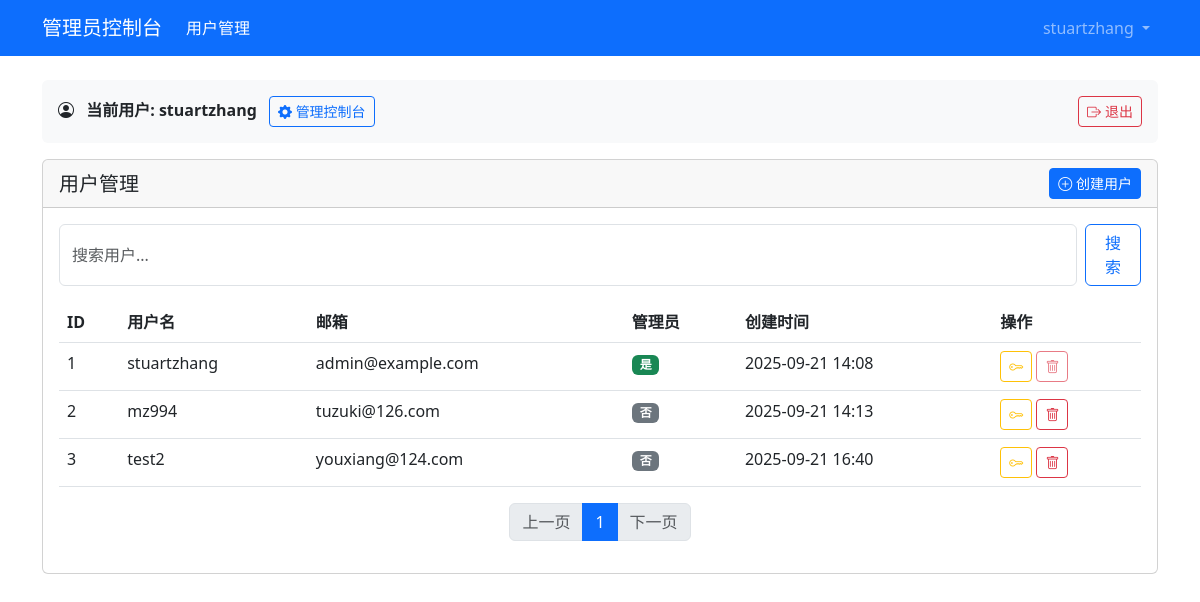
The page /admin/dashboard (signed in) on the database its author committed.
### models/user.py (models this page shows, shortened)
class User(db.Model, UserMixin):
    __tablename__ = 'users'
    id = db.Column(db.Integer, primary_key=True)
    username = db.Column(db.String(64), unique=True, index=True)
    email = db.Column(db.String(120), unique=True, index=True)
    password_hash = db.Column(db.String(128))
    is_admin = db.Column(db.Boolean, default=False)
    created_at = db.Column(db.DateTime, default=datetime.utcnow)
    tasks = db.relationship('Task', backref='user', lazy='dynamic')
    issues = db.relationship('Issue', backref='user', lazy='dynamic')
    workflows = db.relationship('Workflow', backref='user', lazy='dynamic')
    @property
    def password(self):
        raise AttributeError('密码不是可读属性')

### routes/auth_routes.py (the view)
@auth_bp.route('/admin/dashboard')
@login_required
@admin_required
def admin_dashboard():
    search = request.args.get('search', '')
    page = request.args.get('page', 1, type=int)
    per_page = 10  # 每页显示的用户数量
    if search:
        users_query = User.query.filter(
            (User.username.contains(search)) |
            (User.email.contains(search))
        )
    else:
        users_query = User.query
    pagination = users_query.paginate(page=page, per_page=per_page, error_out=False)
    users = pagination.items
    return render_template('auth/admin_dashboard.html',
                          users=users,
                          pagination=pagination,
                          search=search)

### app.py (called while the page is built)
@login_manager.user_loader
def load_user(user_id):
    from models import User
    return User.query.get(int(user_id))

### routes/auth_routes.py (called while the page is built)
def admin_required(f):
    @wraps(f)
    def decorated_function(*args, **kwargs):
        if not current_user.is_authenticated or not current_user.is_admin:
            flash('您没有权限访问此页面', 'danger')
            return redirect(url_for('auth.login'))
        return f(*args, **kwargs)
    return decorated_function

### templates/auth/admin_dashboard.html (shortened to what this page needs)
{% extends 'base.html' %}
{% block navbar %}
<nav class="navbar navbar-expand-lg navbar-dark bg-primary">
    <div class="container">
        <a class="navbar-brand" href="{{ url_for('auth.admin_dashboard') }}">管理员控制台</a>
        <div class="collapse navbar-collapse" id="navbarNav">
            <ul class="navbar-nav me-auto">
                <li class="nav-item">
                    <a class="nav-link active" href="{{ url_for('auth.admin_dashboard') }}">用户管理</a>
                </li>
            </ul>
            <ul class="navbar-nav">
                <li class="nav-item dropdown">
                    <a class="nav-link dropdown-toggle" href="#" id="userDropdown" role="button" data-bs-toggle="dropdown">
                        {{ current_user.username }}
                    </a>
                </li>
            </ul>
        </div>
    </div>
</nav>
{% endblock %}
{% block content %}
<div class="row">
  <div class="col-md-12">
    <div class="card">
      <div class="card-header d-flex justify-content-between align-items-center">
        <h5 class="card-title mb-0">用户管理</h5>
        <a href="{{ url_for('auth.create_user') }}" class="btn btn-primary btn-sm">
          <i class="bi bi-plus-circle"></i> 创建用户
        </a>
      </div>
      <div class="card-body">
        <div class="mb-3">
          <form method="GET" action="{{ url_for('auth.admin_dashboard') }}" class="d-flex">
            <input type="text" name="search" class="form-control me-2" placeholder="搜索用户..." value="{{ search_query }}">
            <button type="submit" class="btn btn-outline-primary">搜索</button>
          </form>
        </div>
        <div class="table-responsive">
          <table class="table table-hover">
            <thead>
              <tr>
                <th>ID</th>
                <th>用户名</th>
                <th>邮箱</th>
                <th>管理员</th>
                <th>创建时间</th>
                <th>操作</th>
              </tr>
            </thead>
            <tbody>
              {% for user in users %}
              <tr>
                <td>{{ user.id }}</td>
                <td>{{ user.username }}</td>
                <td>{{ user.email }}</td>
                <td>
                  {% if user.is_admin %}
                  <span class="badge bg-success">是</span>
                  {% else %}
                  <span class="badge bg-secondary">否</span>
                  {% endif %}
                </td>
                <td>{{ user.created_at.strftime('%Y-%m-%d %H:%M') }}</td>
                <td>
                  <button class="btn btn-sm btn-outline-warning" data-bs-toggle="modal" data-bs-target="#resetPasswordModal"
                          data-user-id="{{ user.id }}" data-username="{{ user.username }}">
                    <i class="bi bi-key"></i>
                  </button>
                  {% if not user.is_admin or current_user.id != user.id %}
                  <button type="button" class="btn btn-sm btn-outline-danger"
                          data-bs-toggle="modal" data-bs-target="#deleteModal"
                          data-user-id="{{ user.id }}" data-username="{{ user.username }}">
                    <i class="bi bi-trash"></i>
                  </button>
                  {% else %}
                  <button class="btn btn-sm btn-outline-danger" disabled title="不能删除当前登录的管理员账号">
                    <i class="bi bi-trash"></i>
                  </button>
                  {% endif %}
                </td>
              </tr>
              {% endfor %}
            </tbody>
          </table>
        </div>
        <nav>
          <ul class="pagination justify-content-center">
            {% if pagination.has_prev %}
            <li class="page-item">
              <a class="page-link" href="{{ url_for('auth.admin_dashboard', page=pagination.prev_num, search=search_query) }}">上一页</a>
            </li>
            {% else %}
            <li class="page-item disabled">
              <span class="page-link">上一页</span>
            </li>
            {% endif %}
            {% for page in pagination.iter_pages() %}
              {% if page %}
                {% if page != pagination.page %}
                <li class="page-item">
                  <a class="page-link" href="{{ url_for('auth.admin_dashboard', page=page, search=search_query) }}">{{ page }}</a>
                </li>
                {% else %}
                <li class="page-item active">
                  <span class="page-link">{{ page }}</span>
                </li>
                {% endif %}
              {% else %}
                <li class="page-item disabled">
                  <span class="page-link">...</span>
                </li>
              {% endif %}
            {% endfor %}
            {% if pagination.has_next %}
            <li class="page-item">
              <a class="page-link" href="{{ url_for('auth.admin_dashboard', page=pagination.next_num, search=search_query) }}">下一页</a>
            </li>
            {% else %}
            <li class="page-item disabled">
              <span class="page-link">下一页</span>
            </li>
            {% endif %}
          </ul>
        </nav>
      </div>
    </div>
  </div>
</div>
{% endblock %}

### templates/base.html (shortened to what this page needs)
<!DOCTYPE html>
<html lang="zh-CN">
<head>
    <link rel="stylesheet" href="https://cdn.jsdelivr.net/npm/bootstrap@5.3.0/dist/css/bootstrap.min.css">
    <link rel="stylesheet" href="https://cdn.jsdelivr.net/npm/bootstrap-icons@1.10.0/font/bootstrap-icons.css">
</head>
<body>
    {% block navbar %}{% endblock %}
    <div class="container mt-4">
        {% if current_user.is_authenticated %}
        <div class="user-info-area bg-light p-3 mb-3 rounded d-flex justify-content-between align-items-center">
            <div>
                <i class="bi bi-person-circle me-2"></i>
                <span class="fw-bold">当前用户: {{ current_user.username }}</span>
                {% if current_user.is_admin %}
                <a href="{{ url_for('auth.admin_dashboard') }}" class="btn btn-outline-primary btn-sm ms-2">
                  <i class="bi bi-gear-fill"></i> 管理控制台
                </a>
                {% endif %}
            </div>
            <a href="{{ url_for('auth.logout') }}" class="btn btn-outline-danger btn-sm">
                <i class="bi bi-box-arrow-right me-1"></i>退出
            </a>
        </div>
        {% endif %}
        {% block content %}{% endblock %}
    </div>
</body>
</html>

### rows shown on the page
User: username "stuartzhang", id "1", email "admin@example.com", is_admin "是", created_at "2025-09-21 14:08"
User: id "2", username "mz994", email "tuzuki@126.com", is_admin "否", created_at "2025-09-21 14:13"
User: id "3", username "test2", email "youxiang@124.com", is_admin "否", created_at "2025-09-21 16:40"

### other values the page prints
{{ page }} "1"
